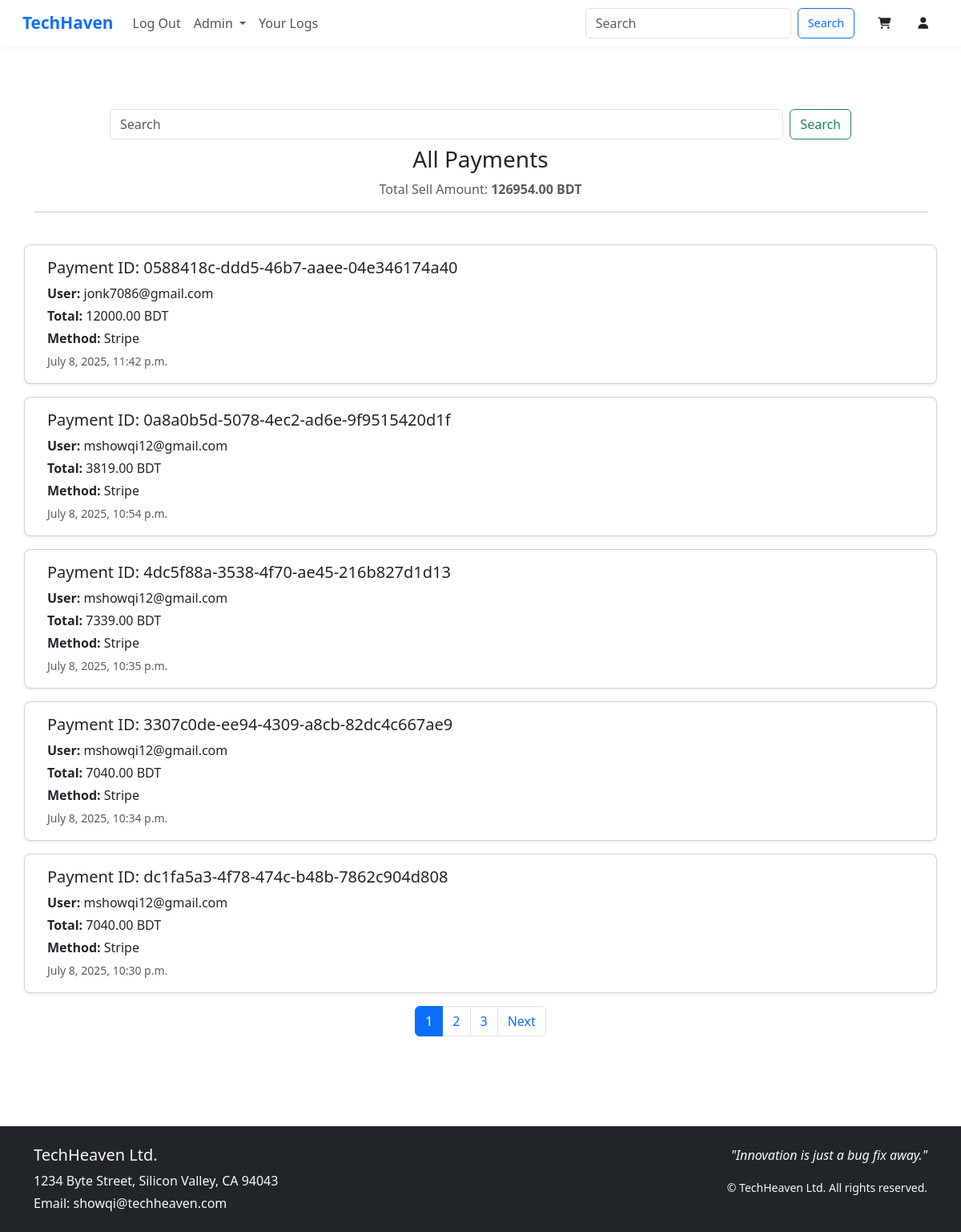
Page /payment/list/ (signed in) on the earlier database version.
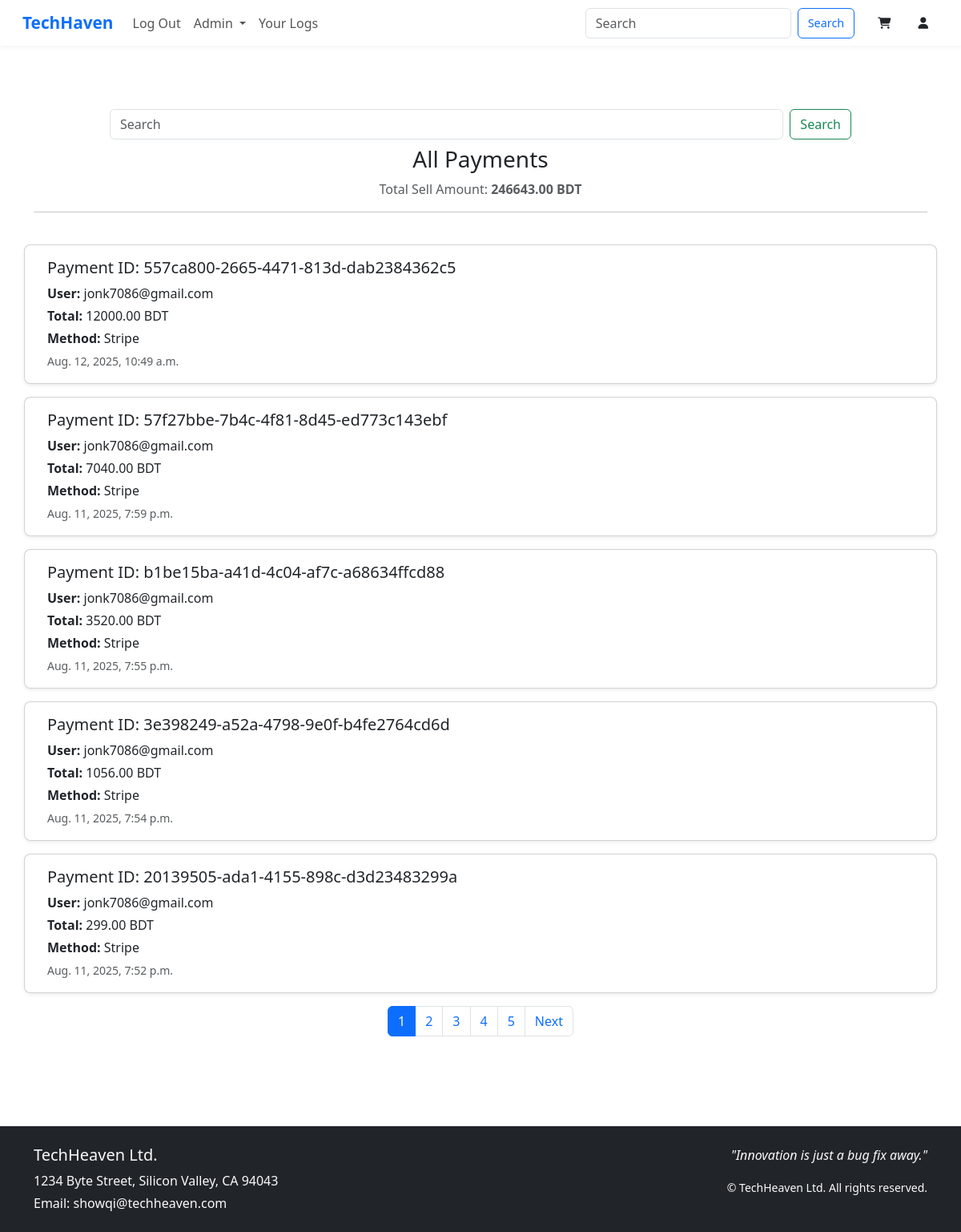
Same page on the later database version.
### payment/models.py (models this page shows)
class PaymentHistory(models.Model):
    id = models.UUIDField(primary_key=True, default=uuid.uuid4, editable=False)
    user=models.ForeignKey(User,on_delete=models.CASCADE,null=True,blank=True)
    payment_method=models.CharField(max_length=30,null=True,blank=True)
    order=models.ForeignKey(Order,on_delete=models.CASCADE,null=True,blank=True)
    total_amount = models.DecimalField(max_digits=10, decimal_places=2, default=0.00)
    status=models.CharField(max_length=30,null=True,blank=True)
    created_at=models.DateTimeField(auto_now_add=True)
    updated_at=models.DateTimeField(auto_now=True)

### accounts/models.py (models this page shows)
class CustomUser(AbstractBaseUser, PermissionsMixin):
    email = models.EmailField(unique=True)
    role=models.CharField(max_length=20,choices=(('ADMIN','admin'),('USER','user')),default='USER')
    default_device = models.CharField(max_length=255, null=True, blank=True)
    is_active = models.BooleanField(default=False)
    is_staff = models.BooleanField(default=False)
    objects = UserManager()
    USERNAME_FIELD = "email"
    REQUIRED_FIELDS = []

### payment/views.py (the view)
# urls.py: path('payment/list/',views.payment_list,name="payment_list"),
@login_required
def payment_list(request):
    if request.user.role != "ADMIN":
        return HttpResponse("Need to be an Admin. You are not allowed")
    query = request.GET.get('query', '').strip()
    if query:
        payment_list = PaymentHistory.objects.filter(user__email__icontains=query).order_by('-created_at')
    else:
        payment_list = PaymentHistory.objects.all().order_by('-created_at')
    total_sell_amount = 0
    for item in payment_list:
        total_sell_amount += item.total_amount
    paginator = Paginator(payment_list, 5)
    page_number = request.GET.get('page', 1)
    page_obj = paginator.get_page(page_number)
    return render(request, 'payment/payment_list.html', {
        'total_order_amount': total_sell_amount,
        'orders_item': page_obj,  # paginated items
        'paginator': paginator,
        'page_obj': page_obj,
    })

### payment/templates/payment/payment_list.html (shortened to what this page needs)
{% extends "layout.html" %}
{% block content %}
<div class="container py-5">
  <div class="row justify-content-center">
    <div class="col-lg-10 mb-2 mt-2">
      <form class="d-flex" role="search by email" method="GET" action="{% url 'payment_list' %}">
            <input class="form-control me-2" type="search" placeholder="Search" aria-label="Search" value="{{ query }}" name="query"/>
            <button class="btn btn-outline-success" type="submit">Search</button>
      </form>
    </div>
      <div class="mb-4 text-center">
        <h3>All Payments</h3>
        <p class="text-muted">
          Total Sell Amount: <strong>{{ total_order_amount }} BDT</strong>
        </p>
        <hr>
      </div>
      {% for payment in orders_item %}
        <div class="card mb-3 shadow-sm rounded-3">
          <div class="card-body">
            <h5 class="card-title">Payment ID: {{ payment.id }}</h5>
            <p class="mb-1"><strong>User:</strong> {{ payment.user.email }}</p>
            <p class="mb-1"><strong>Total:</strong> {{ payment.total_amount }} BDT</p>
            <p class="mb-1"><strong>Method:</strong> {{ payment.payment_method }}</p>
            <p class="mb-0 text-muted"><small>{{ payment.created_at }}</small></p>
          </div>
        </div>
      {% empty %}
        <p class="text-center text-muted">No payments found.</p>
      {% endfor %}
      {% if page_obj.paginator.num_pages > 1 %}
        <nav aria-label="Page navigation">
          <ul class="pagination justify-content-center">
            {% for num in page_obj.paginator.page_range %}
              <li class="page-item {% if page_obj.number == num %}active{% endif %}">
                <a class="page-link" href="?page={{ num }}">{{ num }}</a>
              </li>
            {% endfor %}
            {% if page_obj.has_next %}
              <li class="page-item">
                <a class="page-link" href="?page={{ page_obj.next_page_number }}">Next</a>
              </li>
            {% endif %}
          </ul>
        </nav>
      {% endif %}
    </div>
  </div>
</div>
{% endblock %}

Differences in the rows shown:
removed PaymentHistory: id "0588418c-ddd5-46b7-aaee-04e346174a40", user.email "jonk7086@gmail.com", total_amount "12000.00", payment_method "Stripe", created_at "July 8, 2025, 11:42 p.m."
no longer on this page (row unchanged): PaymentHistory: id "0a8a0b5d-5078-4ec2-ad6e-9f9515420d1f", user.email "mshowqi12@gmail.com", total_amount "3819.00", payment_method "Stripe", created_at "July 8, 2025, 10:54 p.m."
no longer on this page (row unchanged): PaymentHistory: id "4dc5f88a-3538-4f70-ae45-216b827d1d13", user.email "mshowqi12@gmail.com", total_amount "7339.00", payment_method "Stripe", created_at "July 8, 2025, 10:35 p.m."
no longer on this page (row unchanged): PaymentHistory: id "3307c0de-ee94-4309-a8cb-82dc4c667ae9", user.email "mshowqi12@gmail.com", total_amount "7040.00", payment_method "Stripe", created_at "July 8, 2025, 10:34 p.m."
no longer on this page (row unchanged): PaymentHistory: id "dc1fa5a3-4f78-474c-b48b-7862c904d808", user.email "mshowqi12@gmail.com", total_amount "7040.00", payment_method "Stripe", created_at "July 8, 2025, 10:30 p.m."
added PaymentHistory: id "557ca800-2665-4471-813d-dab2384362c5", user.email "jonk7086@gmail.com", total_amount "12000.00", payment_method "Stripe", created_at "Aug. 12, 2025, 10:49 a.m."
added PaymentHistory: id "57f27bbe-7b4c-4f81-8d45-ed773c143ebf", user.email "jonk7086@gmail.com", total_amount "7040.00", payment_method "Stripe", created_at "Aug. 11, 2025, 7:59 p.m."
added PaymentHistory: id "b1be15ba-a41d-4c04-af7c-a68634ffcd88", user.email "jonk7086@gmail.com", total_amount "3520.00", payment_method "Stripe", created_at "Aug. 11, 2025, 7:55 p.m."
added PaymentHistory: id "3e398249-a52a-4798-9e0f-b4fe2764cd6d", user.email "jonk7086@gmail.com", total_amount "1056.00", payment_method "Stripe", created_at "Aug. 11, 2025, 7:54 p.m."
added PaymentHistory: id "20139505-ada1-4155-898c-d3d23483299a", user.email "jonk7086@gmail.com", total_amount "299.00", payment_method "Stripe", created_at "Aug. 11, 2025, 7:52 p.m."
Other differences:
{{ total_order_amount }}: "126954.00" → "246643.00"
new list line: "4"
new list line: "5"
